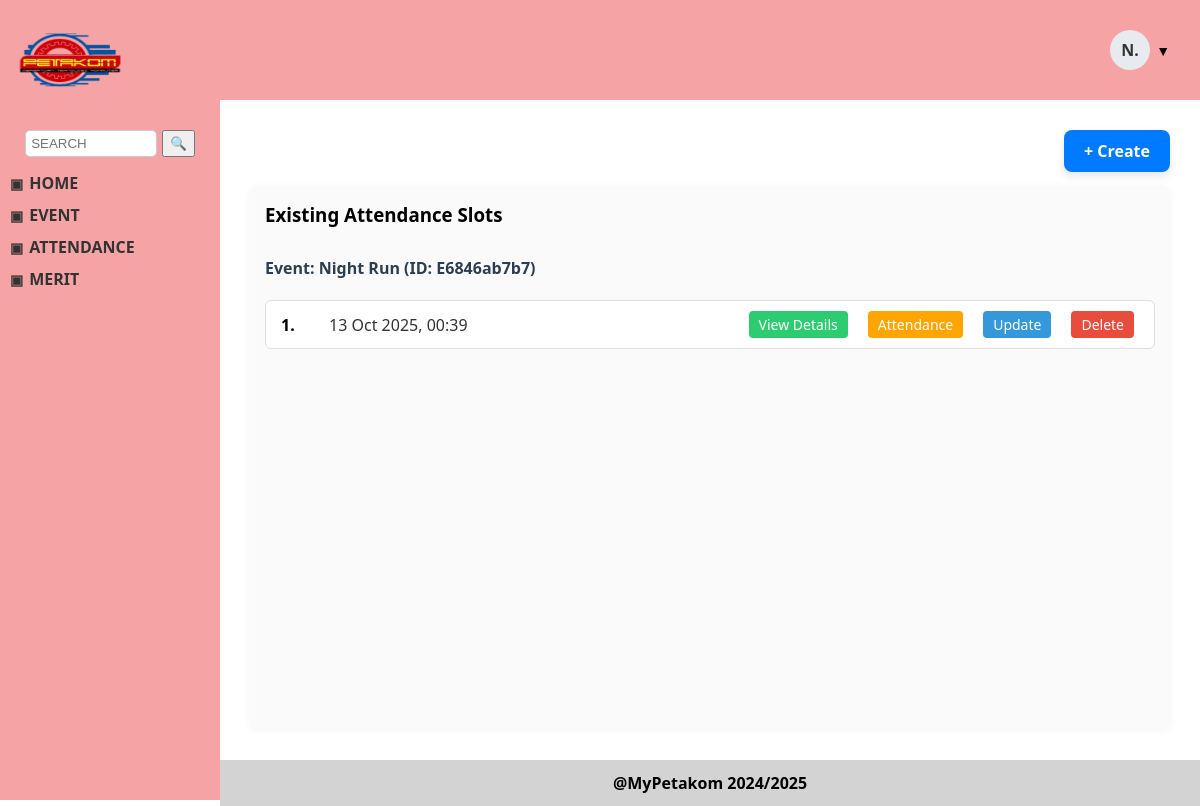
Screenshot of /attendaceSlot.php (signed in) with the database file from the repository.
### tables this page shows
CREATE TABLE `attendance_slot` (
  `attendanceslot_id` varchar(10) NOT NULL,
  `event_id` varchar(10) NOT NULL,
  `attendanceslot_qr` mediumblob NOT NULL,
  `slot_geolocation` point NOT NULL,
  `slot_time` datetime NOT NULL
);

CREATE TABLE `event` (
  `event_id` varchar(10) NOT NULL,
  `staff_id` varchar(10) NOT NULL,
  `event_title` varchar(50) NOT NULL,
  `event_date` date NOT NULL,
  `event_description` varchar(200) NOT NULL,
  `event_status` varchar(50) NOT NULL,
  `event_qr` blob DEFAULT NULL,
  `event_geolocation` point DEFAULT NULL,
  `event_approval` mediumblob NOT NULL,
  `event_level` varchar(20) NOT NULL,
  `merit_status` varchar(20) NOT NULL
);

### attendaceSlot.php (the view, shortened to what this page needs)
<!DOCTYPE html>
<html>
<head>
  <link rel="stylesheet" href="STYLE/staff_style.css" />
  <link rel="stylesheet" href="STYLE3/attendance.css" />
</head>
<body>
<div class="sidebar">
  <img src="IMAGES/LogoPetakom.png" alt="PETAKOM Logo" />
  <div class="search-box">
    <input type="text" placeholder="SEARCH" />
    <button>🔍</button>
  </div>
  <div class="menu">
    <div class="menu-title" onclick="toggleMenu('home')">HOME</div>
    <div class="menu-title" onclick="toggleMenu('event')">EVENT</div>
    <div class="menu-title" onclick="toggleMenu('attendance')">ATTENDANCE</div>
    <div class="menu-title" onclick="toggleMenu('merit')">MERIT</div>
  </div>
</div>
<div class="topbar">
  <div class="dropdown">
    <div class="profile-wrapper">
      <div class="profile-circle">N.</div>
      <span class="dropdown-icon">▼</span>
    </div>
  </div>
</div>
<div class="attendance-slot-container">
  <div class="top-bar">
    <a href="attendance_slot.php" class="create-btn">+ Create</a>
  </div>
  <div class="slot-list">
    <h3>Existing Attendance Slots</h3>
    <?php
    $link = mysqli_connect("localhost", "root", "", "mypetakom");
    if (!$link) {
        echo "<div class='error-box'>Database connection failed: " . mysqli_connect_error() . "</div>";
    } else {
        $query = "
            SELECT
                a.attendanceslot_id,
                a.event_id,
                e.event_title,
                a.slot_time
            FROM attendance_slot a
            LEFT JOIN event e ON a.event_id = e.event_id
            ORDER BY a.event_id ASC, a.slot_time ASC
        ";
        $result = mysqli_query($link, $query);
        $currentEventId = null;
        $count = 1;
        if ($result && mysqli_num_rows($result) > 0) {
            while ($row = mysqli_fetch_assoc($result)) {
                $id = htmlspecialchars($row['attendanceslot_id']);
                $eventId = htmlspecialchars($row['event_id']);
                $eventTitle = htmlspecialchars($row['event_title'] ?? "Unknown Event");
                $slotTime = htmlspecialchars(date("d M Y, H:i", strtotime($row['slot_time'])));
                if ($currentEventId !== $eventId) {
                    echo "<h4>Event: {$eventTitle} (ID: {$eventId})</h4>";
                    echo "<ul>";
                    $currentEventId = $eventId;
                    $count = 1;
                }
                echo "<li>
                        <span class='slot-number'>{$count}.</span>
                        <span class='slot-title'>{$slotTime}</span>
                        <a href='viewdetailSlot.php?slot_id={$id}' class='view-btn'>View Details</a>
                        <a href='attendanceList.php?slot_id={$id}' class='attendance-btn'>Attendance</a>
                        <a href='updateSlot.php?id={$id}' class='edit-btn'>Update</a>
                        <a href='deleteSlot.php?id={$id}' class='delete-btn' onclick=\"return confirm('Are you sure want to delete this slot?');\">Delete</a>
                      </li>";
                $count++;
            }
            echo "</ul>";
        } else {
            echo "<p><em>No attendance slots found.</em></p>";
        }
    }
    ?>
  </div>
</div>
<div class="footer">
  @MyPetakom 2024/2025
</div>
</body>
</html>

### STYLE1/staff_style.css (style rules this page uses)
body { margin: 0; font-family: 'Segoe UI', sans-serif; background-color: #f7f7f7; }
.sidebar { width: 220px; background-color: #F5A3A5; height: 100vh; position: fixed; padding: 20px; box-sizing: border-box; overflow-y: auto; }
.sidebar img { width: 120px; height: 100px; display: block; margin-bottom: 20px; }
.search-box { display: flex; justify-content: center; margin-bottom: 15px; }
.search-box input { padding: 8px; border-radius: 5px; border: 1px solid #ccc; width: 140px; margin-right: 10px; }
.menu-title { cursor: pointer; font-weight: bold; margin: 15px 0; display: flex; align-items: center; font-size: 16px; color: #333; }
.menu-title::before { content: "▣"; margin-right: 6px; font-size: 14px; }
.topbar { background-color: #F5A3A5; height: 100px; margin-left: 220px; display: flex; justify-content: flex-end; align-items: center; padding-right: 30px; position: sticky; top: 0; z-index: 1; }
.profile-wrapper { display: flex; align-items: center; cursor: pointer; }
.profile-circle { width: 40px; height: 40px; border-radius: 50%; background-color: #e7eaee; color: #333; display: flex; align-items: center; justify-content: center; font-weight: bold; font-size: 16px; margin-right: 6px; }
.dropdown-icon { font-size: 14px; color: black; }
.dropdown { position: relative; display: inline-block; }
.footer { background-color: #d3d3d3; text-align: center; padding: 10px; font-weight: bold; }

### STYLE3/attendance.css (style rules this page uses)
body { margin: 0; font-family: 'Segoe UI', sans-serif; background-color: #fefefe; }
.sidebar { width: 220px; background-color: #F5A3A5; height: 100vh; position: fixed; padding: 10px; box-sizing: border-box; overflow-y: auto; top: 0; left: 0; }
.sidebar img { width: 120px; height: 100px; display: block; }
.search-box { display: flex; justify-content: center; margin-bottom: 15px; }
.search-box input { padding: 5px; border-radius: 5px; border: 1px solid #ccc; width: 120px; margin-right: 5px; }
.menu-title { cursor: pointer; font-weight: bold; margin: 10px 0 5px; display: flex; align-items: center; font-size: 16px; }
.menu-title::before { content: "▣"; margin-right: 6px; font-size: 14px; }
.topbar { background-color: #F5A3A5; height: 100px; margin-left: 220px; display: flex; justify-content: flex-end; align-items: center; padding-right: 30px; position: sticky; top: 0; z-index: 10; }
.profile-wrapper { display: flex; align-items: center; cursor: pointer; }
.profile-circle { width: 40px; height: 40px; border-radius: 50%; background-color: #e7eaee; color: #333; display: flex; align-items: center; justify-content: center; font-weight: bold; font-size: 16px; margin-right: 6px; }
.dropdown-icon { font-size: 14px; color: black; }
.dropdown { position: relative; display: inline-block; }
.attendance-slot-container { margin-left: 220px; padding: 30px; font-family: 'Segoe UI', sans-serif; background-color: #ffffff; min-height: calc(100vh - 140px); box-sizing: border-box; display: flex; flex-direction: column; }
.top-bar { text-align: right; margin-bottom: 15px; }
.slot-list { flex-grow: 1; background: #fafafa; padding: 15px; border-radius: 8px; box-shadow: 0 0 8px rgba(0,0,0,0.05); overflow-x: auto; }
.slot-list h3 { margin-top: 0; margin-bottom: 15px; }
.slot-list ul { list-style: none; padding: 0; margin: 0; }
.slot-list li { margin-bottom: 12px; padding: 10px 15px; background: #fff; border: 1px solid #ddd; border-radius: 6px; display: flex; align-items: center; justify-content: space-between; gap: 10px; flex-wrap: wrap; }
.slot-number { font-weight: bold; min-width: 30px; flex-shrink: 0; }
.slot-title { color: #007bff; text-decoration: none; font-weight: 600; flex-grow: 1; min-width: 150px; white-space: nowrap; overflow: hidden; text-overflow: ellipsis; }
.edit-btn, .delete-btn { padding: 6px 12px; font-size: 14px; border: none; border-radius: 4px; color: white; cursor: pointer; flex-shrink: 0; text-decoration: none; text-align: center; user-select: none; transition: background-color 0.3s ease; }
.edit-btn { background-color: #ffc107; }
.delete-btn { background-color: #dc3545; }
.create-btn { display: inline-block; background-color: #007bff; color: white; text-decoration: none; padding: 10px 20px; font-size: 16px; font-weight: bold; border-radius: 8px; box-shadow: 0 4px 8px rgba(0, 0, 0, 0.1); transition: background-color 0.3s ease, transform 0.2s ease; }
.footer { background-color: #d3d3d3; text-align: center; padding: 12px 10px; font-weight: bold; margin-left: 220px; position: relative; bottom: 0; width: calc(100% - 220px); box-sizing: border-box; }

### rows the page displays
attendance_slot: event.event_title "Night Run", event "E6846ab7b7", event "1", slot_time "13 Oct 2025, 00:39"
